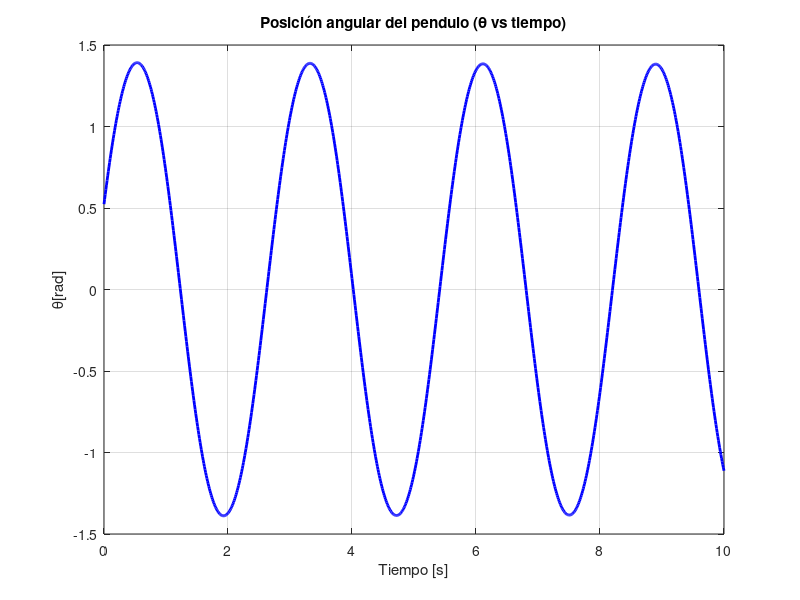
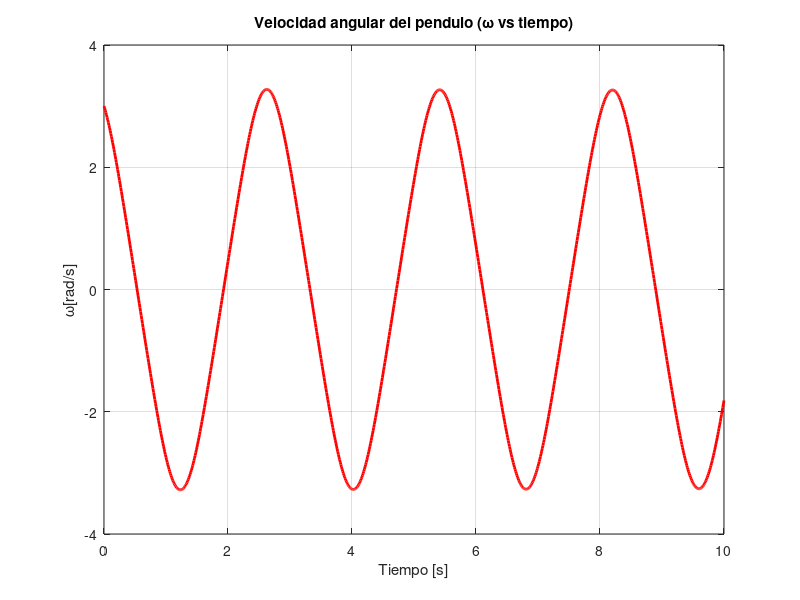

Recreate these plots in MATLAB, in order.
% Tarea 15
%  07 de Diciembre del 2021
% ODE45 para el pendulo total 


clear all;close all; clc;

g = 9.81; l = 1.5; theta0 = [pi/6, 3]
t = 0:0.01:10;

f = @(t,theta) [theta(2); -(g/l)*sin(theta(1))];

[t,theta] = ode45(f,t,theta0);

figure(1);clf;
plot(t,theta(:,1),'-b','linewidth',2);grid on;
title('Posición angular del pendulo (\theta vs tiempo)');
xlabel('Tiempo [s]');ylabel('\theta[rad]');
print -djpeg -r100 theta.jpeg

figure(2);clf;
plot(t,theta(:,2),'-r','linewidth',2);grid on;
title('Velocidad angular del pendulo (\omega vs tiempo)');
xlabel('Tiempo [s]');ylabel('\omega[rad/s]');
print -djpeg -r100 omega.jpeg